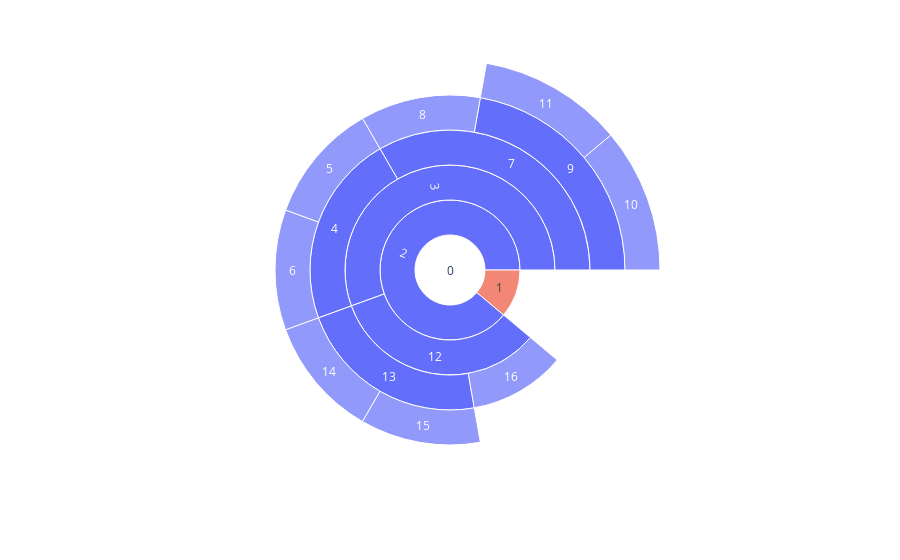

Source (notebook cell):
### Code cell
import plotly.express as px

px.sunburst(
    names=node_ids,
    parents=parents,
)

### Figure 1 — Plotly figure (JSON) as saved in the notebook; plotly's stock layout.template omitted (floating-point values rounded to 4 significant figures)
{"data": [{"domain": {"x": [0, 1], "y": [0, 1]}, "hovertemplate": "label=%{label}<br>parent=%{parent}<extra></extra>", "labels": [0, 1, 2, 3, 4, 5, 6, 7, 8, 9, 10, 11, 12, 13, 14, 15, 16], "name": "", "parents": [null, 0, 0, 2, 3, 4, 4, 3, 7, 7, 9, 9, 2, 12, 13, 13, 12], "type": "sunburst"}], "layout": {"legend": {"tracegroupgap": 0}, "margin": {"t": 60}}}
